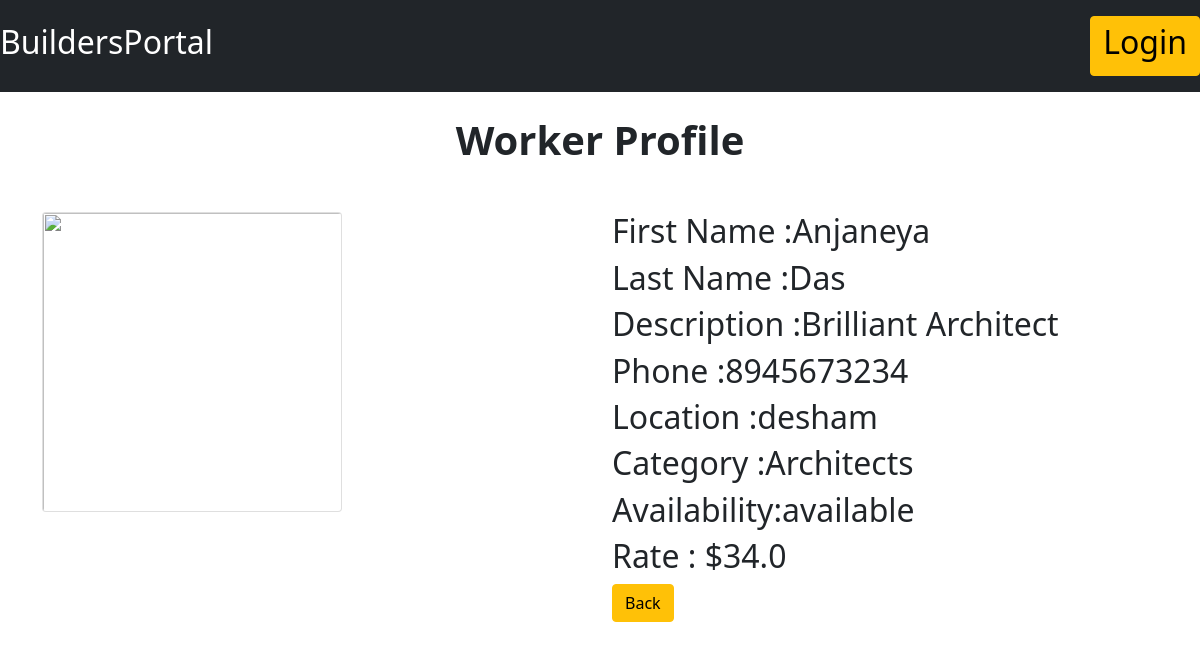
Page /supplierdetail/2/ on the committed database.
### use/models.py (models this page shows, shortened)
class Worker(models.Model):
        def get_filename(instance,filename):
             old_name = filename
             current_time=datetime.now().strftime('%Y%m%d%H;%M:%S')
             filename="%s%s"%(current_time,old_name)
             return os.path.join('uploads/',filename)
        user = models.ForeignKey(User,on_delete=models.CASCADE,default=1)
        image = models.ImageField(upload_to=get_filename,null=True,blank=True)
        firstname = models.CharField(max_length=200)
        lastname  = models.CharField(max_length=200)
        phone     = models.CharField(max_length=200)
        description= models.CharField(max_length=2000)
        rate=models.FloatField()
        location=models.CharField(max_length=200)
        category=models.CharField(max_length=200)
        availability=models.CharField(max_length=200)

### use/views.py (the view)
# urls.py: path('supplierdetail/<int:worker_id>/',views.detail,name='detail'),
def detail(request,worker_id):
    worker = Worker.objects.get(pk=worker_id)
    context={
        'worker':worker,
    }
    return render(request,'use/worker_detail.html',context)

### use/templates/use/worker_detail.html (shortened to what this page needs)
<!DOCTYPE html>
<html lang="en">
<head>
  <link href="https://cdn.jsdelivr.net/npm/bootstrap@5.1.3/dist/css/bootstrap.min.css" rel="stylesheet">
</head>
    <body>
      <nav class="navbar navbar-dark bg-dark">
        <a href="/" class=" navbar-brand link-warning"><h2>BuildersPortal</h2></a>
        <div class="navbar">
            {% if user.is_authenticated %}
            <p class="navbar-text text-white">Hello,&nbsp{{ user.username }}</p>
            &nbsp&nbsp <a href="{% url 'logout' %}" class="btn btn-warning"><h2>Logout</h2></a>
          {% else %}
          <a href="use/login" class="btn btn-warning"><h2>Login</h2></a>
          {% endif %}
        </div>
    </nav>
    <div class="container">
        <div class="row">
          <div class="col-md-12">
            <p class="text-center h1 fw-bold mb-5 mx-1 mx-md-4 mt-4">Worker Profile</p>
          </div>
            <div class="col-md-6">
                {% if worker.image%}
                    <img class="card" height="300px" width = "300px" src="{{ worker.image.url }}"/>
                  {% else %}
                     <img class="card" height="300px" width = "300px" src="https://icons.iconarchive.com/icons/blackvariant/button-ui-system-folders-drives/1024/Users-icon.png"/>
                  {% endif %}
            </div>
            <div class="col-md-6">
                <h2>First Name  :{{ worker.firstname }}</h2>
                <h2>Last Name   :{{ worker.lastname }}</h2>
                <h2>Description :{{ worker.description }}</h2>
                <h2>Phone       :{{ worker.phone }}</h2>
                <h2>Location    :{{ worker.location }}</h2>
                <h2>Category    :{{ worker.category }}</h2>
                <h2>Availability:{{ worker.availability }}</h2>
                <h2>Rate        : ${{ worker.rate }}</h2>
                <a href="{% url 'home' %}" class="btn btn-warning">Back</a>
            </div>
        </div>
    </div>
    </body>
</html>

### rows in the picture
Worker: firstname "Anjaneya", lastname "Das", description "Brilliant Architect", phone "8945673234", location "desham", category "Architects", availability "available", rate "34.0"
